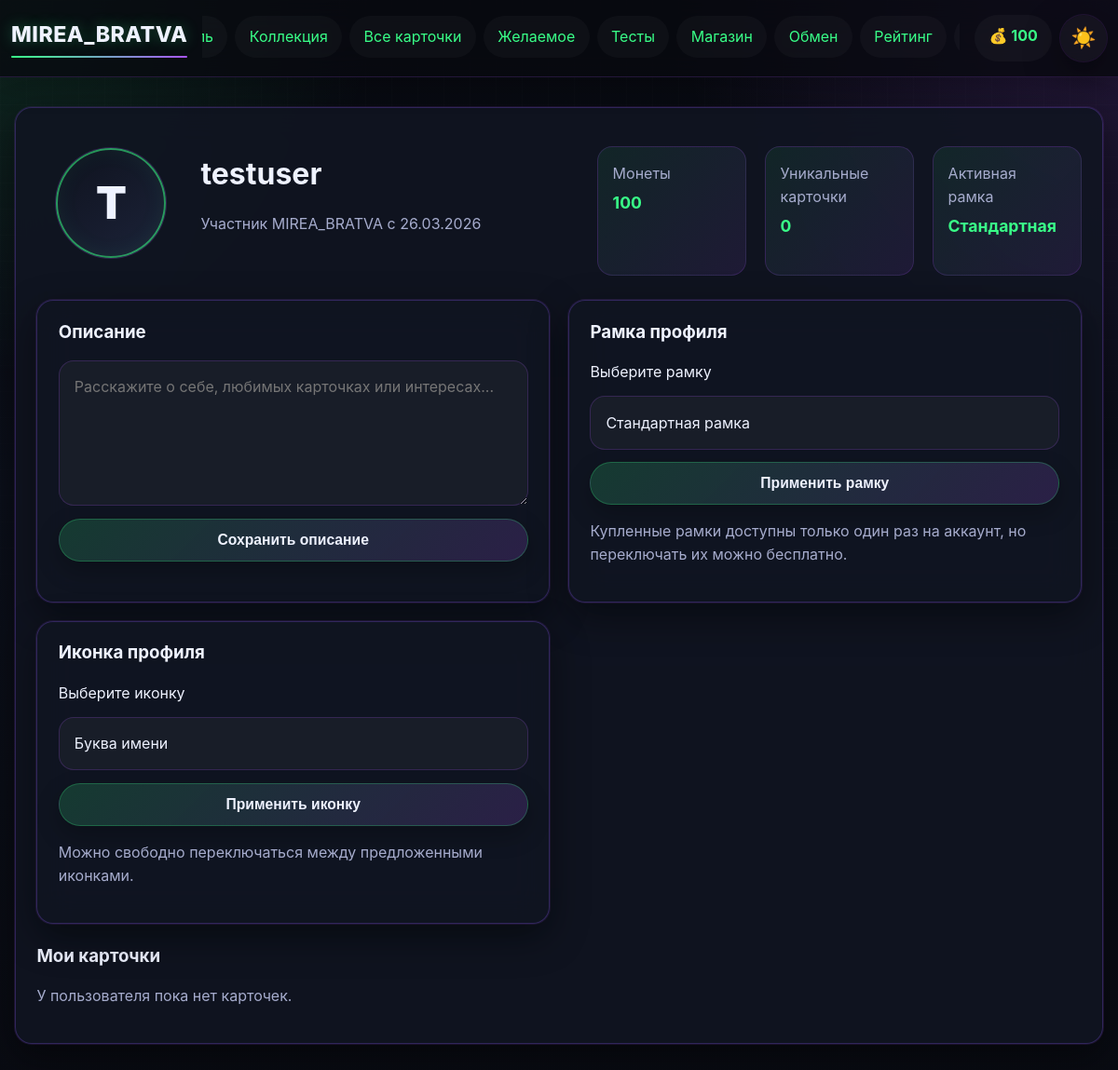
The app's page /profile (signed in) with its own data.
### app.py (models this page shows)
class User(UserMixin, db.Model):
    __tablename__ = 'user'
    id = db.Column(db.Integer, primary_key=True)
    username = db.Column(db.String(80), unique=True, nullable=False)
    email = db.Column(db.String(120), unique=True, nullable=False)
    password_hash = db.Column(db.String(200), nullable=False)
    coins = db.Column(db.Integer, default=100)
    profile_theme = db.Column(db.String(50), default='dark')
    avatar_frame = db.Column(db.String(50), default='none')
    bio = db.Column(db.Text, default='')
    owned_frames = db.Column(db.Text, default='[]')
    avatar_icon = db.Column(db.String(50), default='letter')
    created_at = db.Column(db.DateTime, default=datetime.utcnow)
    last_daily_bonus = db.Column(db.DateTime, default=None)

### app.py (the view, shortened to what this page needs)
@app.route('/profile', methods=['GET', 'POST'])
@login_required
def profile():
    owned_frames = get_available_frames_for_user(current_user)
    wishlist_ids = {item.card_id for item in WishlistItem.query.filter_by(user_id=current_user.id).all()}
    return render_template(
        'profile.html',
        user=current_user,
        owned_frames=owned_frames,
        is_owner=True,
        wishlist_ids=wishlist_ids,
        viewed_wishlist_cards=[],
        get_card_letter=get_card_letter,
        avatar_icons=get_avatar_icons(),
        get_avatar_icon_symbol=get_avatar_icon_symbol,
        get_card_stars_display=get_card_stars_display,
    )

### app.py (called while the page is built)
@login_manager.user_loader
def load_user(user_id):
    return db.session.get(User, int(user_id))

def get_owned_frame_codes(user):
    try:
        frames = json.loads(user.owned_frames or '[]')
        return frames if isinstance(frames, list) else []
    except (TypeError, json.JSONDecodeError):
        return []

def get_available_frames_for_user(user):
    owned_codes = set(get_owned_frame_codes(user))
    if not owned_codes:
        return []
    all_frames = ShopItem.query.filter_by(type='frame').all()
    return [frame for frame in all_frames if get_frame_code(frame) in owned_codes]

def get_avatar_icons():
    return [
        {'code': 'letter', 'symbol': None, 'label': 'Буква имени'},
        {'code': 'rocket', 'symbol': '🚀', 'label': 'Ракета'},
        {'code': 'crown', 'symbol': '👑', 'label': 'Корона'},
        {'code': 'ghost', 'symbol': '👾', 'label': 'Пиксельный герой'},
        {'code': 'robot', 'symbol': '🤖', 'label': 'Робот'},
        {'code': 'fox', 'symbol': '🦊', 'label': 'Лис'},
        {'code': 'dragon', 'symbol': '🐉', 'label': 'Дракон'},
        {'code': 'wizard', 'symbol': '🧙', 'label': 'Маг'},
    ]

def get_avatar_icon_symbol(user):
    icon_map = {item['code']: item['symbol'] for item in get_avatar_icons()}
    return icon_map.get(getattr(user, 'avatar_icon', 'letter'))

### templates/profile.html (shortened to what this page needs)
{% extends "base.html" %}
{% block content %}
<div class="profile-container {% if user.profile_theme != 'default' %}{{ user.profile_theme }}{% endif %}">
    <div class="profile-header">
        <div class="avatar-container">
            <div class="profile-avatar-shell" title="{% if user.avatar_frame == 'none' %}Стандартная рамка{% else %}Установлена рамка{% endif %}">
                <div class="avatar avatar-letter">{% set avatar_symbol = get_avatar_icon_symbol(user) %}{% if avatar_symbol %}<span class="avatar-icon-symbol">{{ avatar_symbol }}</span>{% else %}{{ user.username[0]|upper }}{% endif %}</div>
            </div>
            <div>
                <h1>{{ user.username }}</h1>
                <p class="profile-subtitle">Участник MIREA_BRATVA с {{ user.created_at.strftime('%d.%m.%Y') }}</p>
            </div>
        </div>
        <div class="profile-stats items-grid">
            <div class="stat">
                <span class="stat-label">Монеты</span>
                <span class="stat-value">{{ user.coins }}</span>
            </div>
            <div class="stat">
                <span class="stat-label">Уникальные карточки</span>
                <span class="stat-value">{{ user.cards|length }}</span>
            </div>
            <div class="stat">
                <span class="stat-label">Активная рамка</span>
                <span class="stat-value">{% if user.avatar_frame == 'none' %}Стандартная{% else %}Выбрана{% endif %}</span>
            </div>
        </div>
    </div>
    <div class="profile-sections items-grid profile-sections-grid">
        <section class="shop-item profile-bio-card">
            <h3>Описание</h3>
            {% if is_owner %}
            <form method="post" class="profile-form-stack">
                <textarea name="bio" rows="5" maxlength="400" placeholder="Расскажите о себе, любимых карточках или интересах...">{{ user.bio or '' }}</textarea>
                <button type="submit" class="btn">Сохранить описание</button>
            </form>
            {% else %}
                <p>{{ user.bio or 'Пользователь пока не добавил описание.' }}</p>
            {% endif %}
        </section>
        <section class="shop-item profile-frame-card">
            <h3>Рамка профиля</h3>
            {% if is_owner %}
            <form method="post" class="profile-form-stack">
                <label for="avatar_frame">Выберите рамку</label>
                <select name="avatar_frame" id="avatar_frame">
                    <option value="none" {% if user.avatar_frame == 'none' %}selected{% endif %}>Стандартная рамка</option>
                </select>
                <button type="submit" class="btn">Применить рамку</button>
            </form>
            <p class="profile-note">Купленные рамки доступны только один раз на аккаунт, но переключать их можно бесплатно.</p>
            {% else %}
                <p>{% if user.avatar_frame == 'none' %}Пользователь использует стандартную рамку.{% else %}У пользователя установлена специальная рамка.{% endif %}</p>
            {% endif %}
        </section>
        <section class="shop-item profile-frame-card">
            <h3>Иконка профиля</h3>
            {% if is_owner %}
            <form method="post" class="profile-form-stack">
                <label for="avatar_icon">Выберите иконку</label>
                <select name="avatar_icon" id="avatar_icon">
                    {% for icon in avatar_icons %}
                    <option value="{{ icon.code }}" {% if user.avatar_icon == icon.code %}selected{% endif %}>{{ icon.label }}</option>
                    {% endfor %}
                </select>
                <button type="submit" class="btn">Применить иконку</button>
            </form>
            <p class="profile-note">Можно свободно переключаться между предложенными иконками.</p>
            {% else %}
                <p>{% set avatar_symbol = get_avatar_icon_symbol(user) %}{% if avatar_symbol %}У пользователя установлена иконка {{ avatar_symbol }}.{% else %}Пользователь использует буквенную иконку.{% endif %}</p>
            {% endif %}
        </section>
    </div>
    <div class="exchange-card">
        <h3>{% if is_owner %}Мои карточки{% else %}Карточки пользователя{% endif %}</h3>
        {% if user.cards %}
            <div class="items-grid collection-grid collection-grid-enhanced">
                {% for user_card in user.cards %}
                <article class="shop-item card-tile card-showcase card-standard rarity-{{ user_card.card.rarity }} {% if not is_owner %}clickable-card{% endif %}"
                         {% if not is_owner %}data-open-modal="profile-card-modal-{{ user_card.card.id }}"{% endif %}>
                    <div class="card-showcase-glow"></div>
                    <div class="card-showcase-top">
                        <span class="rarity-badge rarity-badge-{{ user_card.card.rarity }}">{{ user_card.card.rarity }}</span>
                    </div>
                    <div class="card-showcase-body">
                        <div class="card-emblem rarity-emblem-{{ user_card.card.rarity }}">{{ get_card_letter(user_card.card) }}</div>
                        <div class="card-copy">
                            <h3>{{ user_card.card.name }}</h3>
                            <p class="card-subject-line">Кафедра: {{ user_card.card.subject }}</p>
                            <p class="card-description-preview">{{ user_card.card.description }}</p>
                        </div>
                    </div>
                    <div class="card-stars-row">{{ get_card_stars_display(user_card.star_level) }}</div>
                    <div class="card-meta-grid">
                        <div class="meta-chip">
                            <span>Количество</span>
                            <strong>x{{ user_card.quantity }}</strong>
                        </div>
                    </div>
                </article>
                {% if not is_owner %}
                <div class="card-modal" id="profile-card-modal-{{ user_card.card.id }}">
                    <div class="card-modal-backdrop" data-close-modal></div>
                    <div class="card-modal-content rarity-frame-{{ user_card.card.rarity }} compact-profile-modal">
                        <button class="modal-close" type="button" data-close-modal>&times;</button>
                        <div class="card-modal-hero compact-modal-hero">
                            <div class="card-emblem card-emblem-large rarity-emblem-{{ user_card.card.rarity }}">{{ get_card_letter(user_card.card) }}</div>
                            <div>
                                <div class="card-modal-badges card-modal-badges-safe">
                                    <span class="rarity-badge rarity-badge-{{ user_card.card.rarity }}">{{ user_card.card.rarity }}</span>
                                </div>
                                <h2>{{ user_card.card.name }}</h2>
                                <p class="card-subject-line">Кафедра: {{ user_card.card.subject }}</p>
                            </div>
                        </div>
                        <div class="card-modal-grid compact-modal-grid">
                            <div class="modal-info-block">
                                <span>Описание</span>
                                <p>{{ user_card.card.description }}</p>
                            </div>
                            <div class="modal-info-block">
                                <span>Копий у пользователя</span>
                                <p>{{ user_card.quantity }}</p>
                            </div>
                            <div class="modal-info-block modal-info-block-full">
                                <span>Звёздность</span>
                                <p>{{ get_card_stars_display(user_card.star_level) }}</p>
                            </div>
                        </div>
                        <div class="profile-card-actions">
                            <a href="{{ url_for('propose_exchange', target_user_id=user.id, requested_card_id=user_card.card.id) }}" class="btn">Предложить обмен</a>
                            <form method="post" action="{{ url_for('toggle_wishlist', card_id=user_card.card.id) }}">
                                <button type="submit" class="icon-heart-btn {% if user_card.card.id in wishlist_ids %}active{% endif %}" title="Добавить в список желаемого">
                                    {% if user_card.card.id in wishlist_ids %}♥{% else %}♡{% endif %}
                                </button>
                            </form>
                        </div>
                    </div>
                </div>
                {% endif %}
                {% endfor %}
            </div>
        {% else %}
            <p>У пользователя пока нет карточек.</p>
        {% endif %}
    </div>
</div>
{% endblock %}

### templates/base.html (shortened to what this page needs)
<!DOCTYPE html>
<html lang="ru">
<head>
    <link rel="stylesheet" href="{{ url_for('static', filename='css/style.css') }}">
</head>
<body class="{% if current_user.is_authenticated and current_user.profile_theme == 'light' %}light-theme{% else %}dark-theme{% endif %}">
    <nav class="navbar">
        <div class="nav-container">
            <a class="nav-logo" href="{{ url_for('index') }}">MIREA_BRATVA</a>
            <div class="nav-main">
                <ul class="nav-menu">
                    {% if current_user.is_authenticated %}
                        <li><a href="{{ url_for('profile') }}">Профиль</a></li>
                        <li><a href="{{ url_for('collection') }}">Коллекция</a></li>
                        <li><a href="{{ url_for('cards_catalog') }}">Все карточки</a></li>
                        <li><a href="{{ url_for('wishlist') }}">Желаемое</a></li>
                        <li><a href="{{ url_for('quizzes') }}">Тесты</a></li>
                        <li><a href="{{ url_for('shop') }}">Магазин</a></li>
                        <li><a href="{{ url_for('exchange') }}">Обмен</a></li>
                        <li><a href="{{ url_for('rating') }}">Рейтинг</a></li>
                        <li><a href="{{ url_for('logout') }}">Выйти</a></li>
                    {% else %}
                        <li><a href="{{ url_for('login') }}">Вход</a></li>
                        <li><a href="{{ url_for('register') }}">Регистрация</a></li>
                    {% endif %}
                </ul>
            </div>
            {% if current_user.is_authenticated %}
            <div class="nav-actions">
                <div class="coins">💰 {{ current_user.coins }}</div>
                <a class="theme-toggle nav-pill" href="{{ url_for('toggle_theme') }}" title="Переключить тему">
                    {% if current_user.profile_theme == 'light' %}🌙{% else %}☀️{% endif %}
                </a>
            </div>
            {% endif %}
        </div>
    </nav>
    <main class="container">
        {% block content %}{% endblock %}
    </main>
</body>
</html>

### records on screen
User: coins "100", username "T", username "testuser", created_at "26.03.2026", avatar_frame "Стандартная рамка", avatar_icon "Буква имени"

### other values on screen
{{ user.cards|length }} "0"
